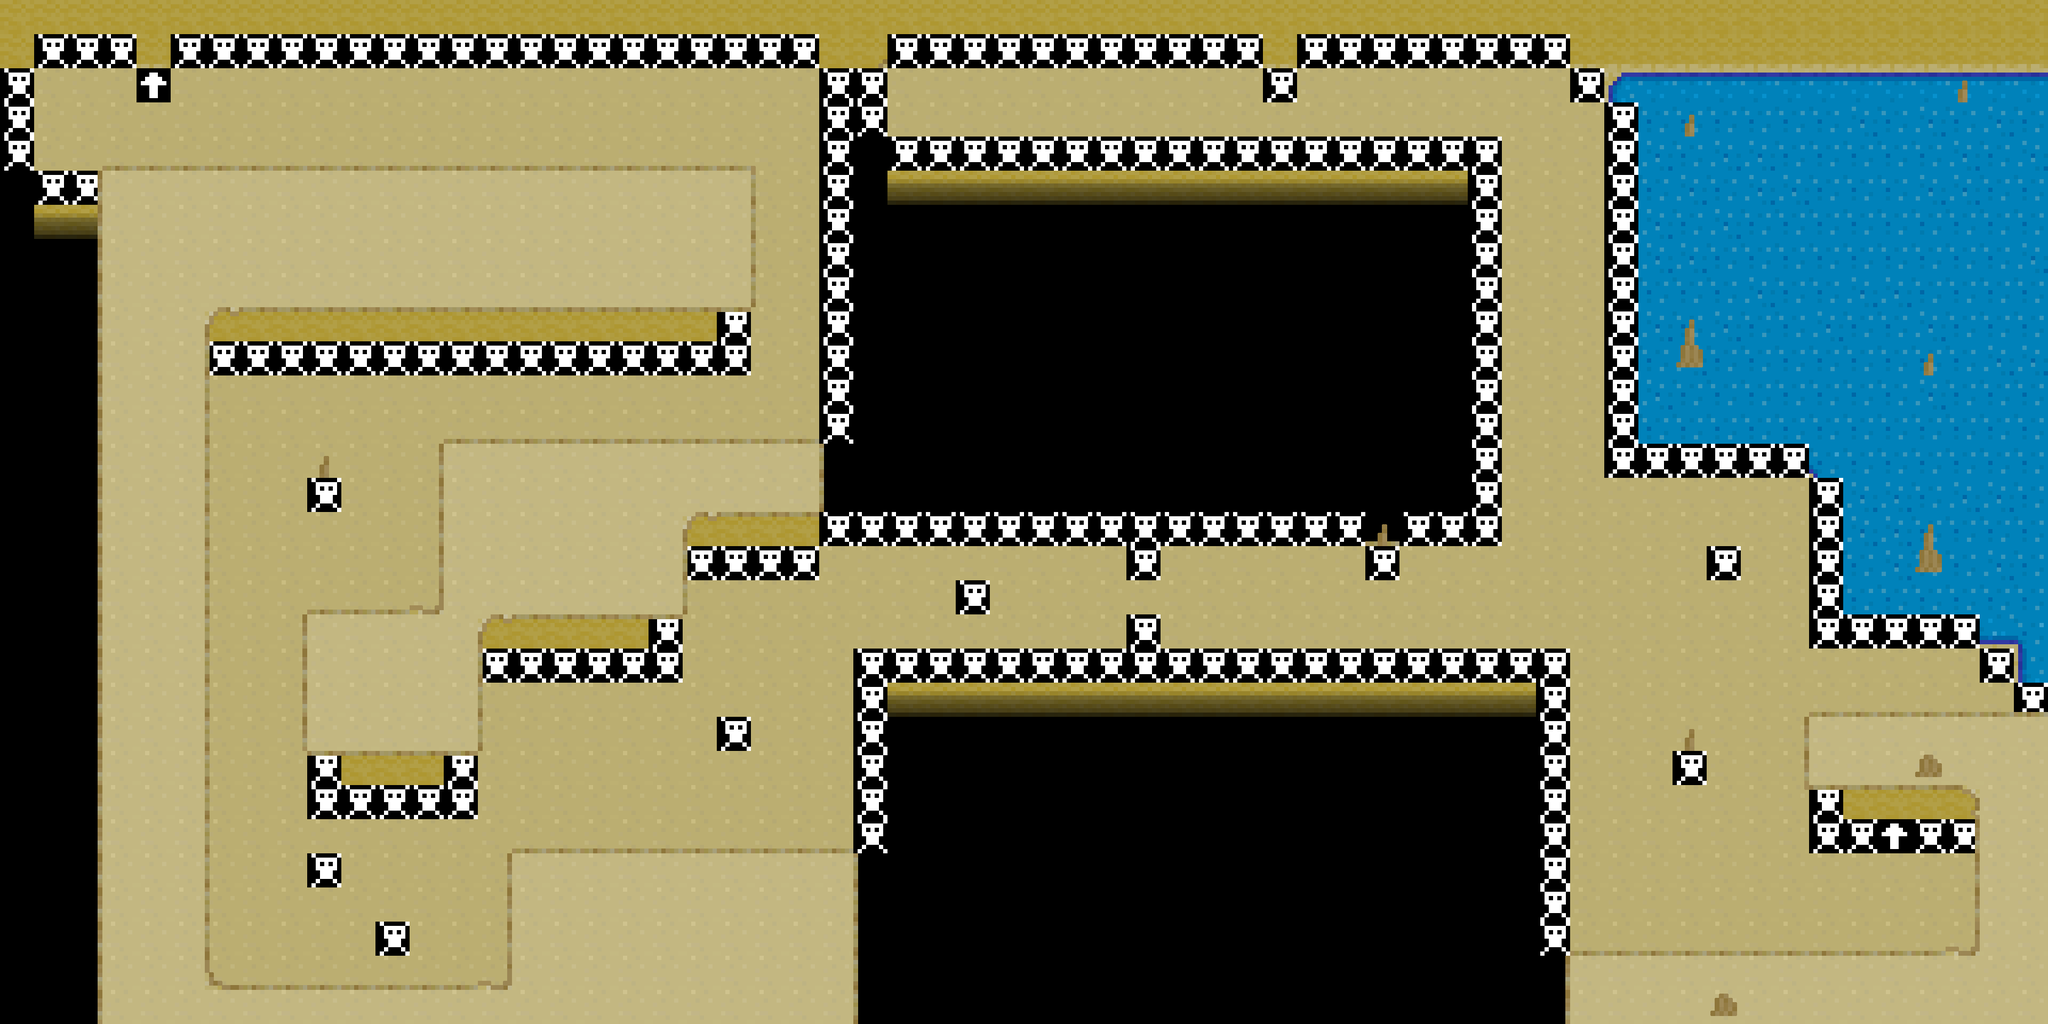

Rendered tile map (Tiled .tmx) drawn with the repository's tilesets; below, a short description and the map source with its tile grids summarised:
An orthogonal 60x30 tile map with 64x64 px tiles, 4 tile layers (Tile Layer 1, obj, collides, toplayer).

<map version="1.0" orientation="orthogonal" width="60" height="30" tilewidth="64" tileheight="64">
 <tileset firstgid="1" name="cave" tilewidth="64" tileheight="64" spacing="2" margin="1">
  <image source="../gfx/cave.png" width="528" height="1320" />
  <tile id="84">
   <properties>
    <property name="down" value="" />
   </properties>
  </tile>
  <tile id="85">
   <properties>
    <property name="up" value="" />
   </properties>
  </tile>
  <tile id="87">
   <properties>
    <property name="collision" value="" />
   </properties>
  </tile>
 </tileset>
 <layer name="Tile Layer 1" width="60" height="30">
  <data>[1800 cells, 1800 non-empty, 17 distinct tile ids]</data>
 </layer>
 <layer name="obj" width="60" height="30">
  <data>[1800 cells, 132 non-empty, 14 distinct tile ids]</data>
 </layer>
 <layer name="collides" width="60" height="30">
  <data>[1800 cells, 330 non-empty, 2 distinct tile ids]</data>
 </layer>
 <layer name="toplayer" width="60" height="30">
  <data>[1800 cells, 307 non-empty, 13 distinct tile ids]</data>
 </layer>
</map>
